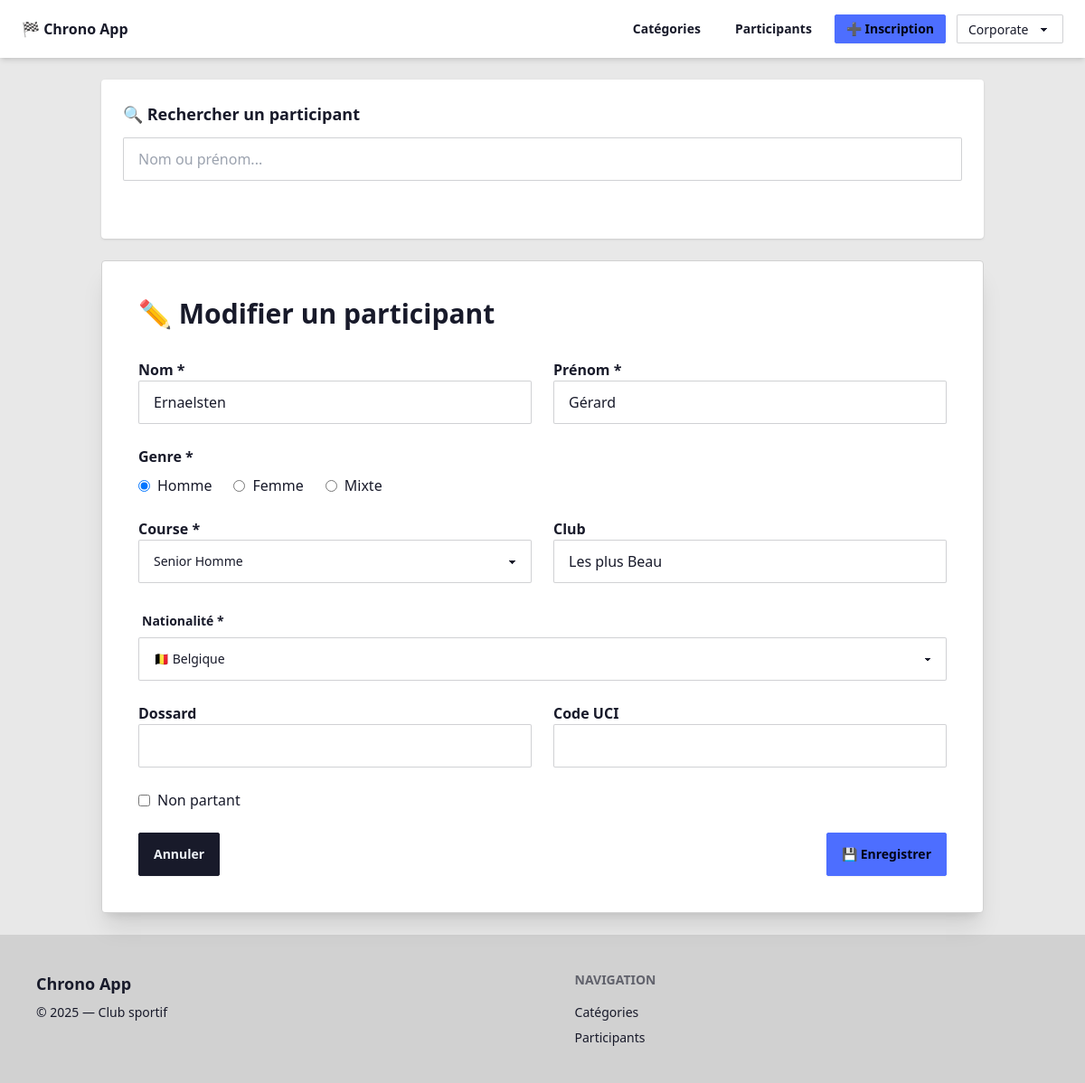
Page /participants/edit.php?id=7 on the committed database.
### tables this page shows
CREATE TABLE participants (
            id INTEGER PRIMARY KEY AUTOINCREMENT,
            nom TEXT NOT NULL,
            prenom TEXT NOT NULL,
            genre TEXT NOT NULL,
            date_naissance TEXT NULL,
            annee_naissance INTEGER NULL,
            categorie_id INTEGER NOT NULL,
            dossard INTEGER NULL UNIQUE,
            club TEXT NULL,
            nationalite TEXT NULL,
            uci TEXT NULL,
            non_partant INTEGER DEFAULT 0,
            FOREIGN KEY (categorie_id) REFERENCES categories(id) ON DELETE RESTRICT
        );

CREATE TABLE categories (
    id INTEGER PRIMARY KEY AUTOINCREMENT,
    cle TEXT NOT NULL UNIQUE,
    nom TEXT NOT NULL
);

### public/participants/edit.php (the view, shortened to what this page needs)
<?php
require_once __DIR__ . '/../../include/db.php';
require_once __DIR__ . '/../../include/header.php';
$id = (int) $_GET['id'];
$stmt = $db->prepare("SELECT * FROM participants WHERE id = ?");
$stmt->execute([$id]);
$participant = $stmt->fetch();
$cats = $db->query("SELECT id, nom FROM categories ORDER BY nom ASC")->fetchAll();
require_once __DIR__ . '/../../include/pays.php';
?>
<div id="participant-form">
    <div class="card bg-base-100 p-6 shadow mb-6">
        <h2 class="text-lg font-bold mb-3">🔍 Rechercher un participant</h2>
        <input
            type="text"
            name="q"
            placeholder="Nom ou prénom..."
            class="input input-bordered w-full"
            hx-get="search.php"
            hx-trigger="keyup changed delay:300ms"
            hx-target="#search-results"
            hx-indicator=".htmx-indicator"
        >
    </div>
    <div class="card bg-base-100 shadow-xl p-10 border border-base-300">
        <h1 class="text-3xl font-bold mb-8">✏ Modifier un participant</h1>
        <form action="edit.php?id=<?= $id ?>" method="POST" class="space-y-6">
            <div class="grid grid-cols-2 gap-6">
                <div>
                    <label class="font-semibold">Nom *</label>
                    <input name="nom" class="input input-bordered w-full"
                        value="<?= htmlspecialchars($participant['nom']) ?>" required>
                </div>
                <div>
                    <label class="font-semibold">Prénom *</label>
                    <input name="prenom" class="input input-bordered w-full"
                        value="<?= htmlspecialchars($participant['prenom']) ?>" required>
                </div>
            </div>
            <div>
                <label class="font-semibold block mb-2">Genre *</label>
                <div class="flex gap-6">
                    <?php
                    $genres = ["Homme", "Femme", "Mixte"];
                    foreach ($genres as $g): ?>
                        <label class="flex items-center gap-2">
                            <input type="radio" name="genre" value="<?= $g ?>"
                                <?= $participant['genre'] === $g ? 'checked' : '' ?> required>
                            <?= $g ?>
                        </label>
                    <?php endforeach; ?>
                </div>
            </div>
            <div class="grid grid-cols-2 gap-6">
                <div>
                    <label class="font-semibold">Course *</label>
                    <select name="categorie" class="select select-bordered w-full" required>
                        <?php foreach ($cats as $c): ?>
                            <option value="<?= $c['id'] ?>"
                                <?= $participant['categorie_id'] == $c['id'] ? 'selected' : '' ?>>
                                <?= htmlspecialchars($c['nom']) ?>
                            </option>
                        <?php endforeach; ?>
                    </select>
                </div>
                <div>
                    <label class="font-semibold">Club</label>
                    <input name="club" class="input input-bordered w-full"
                        value="<?= htmlspecialchars($participant['club']) ?>">
                </div>
            </div>
            <div class="form-control">
                <label class="label"><span class="label-text font-semibold">Nationalité *</span></label>
                <select name="nationalite" class="select select-bordered w-full">
                    <?php foreach ($countries as $code => $label): ?>
                        <option value="<?= $code ?>"
                            <?= ($participant['nationalite'] === $code) ? 'selected' : '' ?>>
                            <?= $label ?>
                        </option>
                    <?php endforeach; ?>
                </select>
            </div>
            <div class="grid grid-cols-2 gap-6">
                <div>
                    <label class="font-semibold">Dossard</label>
                    <input type="number" name="dossard"
                        class="input input-bordered w-full"
                        value="<?= htmlspecialchars($participant['dossard']) ?>">
                </div>
                <div>
                    <label class="font-semibold">Code UCI</label>
                    <input name="uci" class="input input-bordered w-full"
                        value="<?= htmlspecialchars($participant['uci']) ?>">
                </div>
            </div>
            <label class="flex items-center gap-2">
                <input type="checkbox" name="non_partant"
                    <?= $participant['non_partant'] ? 'checked' : '' ?>>
                Non partant
            </label>
            <div class="flex justify-between mt-6">
                <a href="list.php" class="btn btn-neutral">Annuler</a>
                <button class="btn btn-primary">💾 Enregistrer</button>
            </div>
        </form>
    </div>
</div>
<?php require_once __DIR__ . '/../../include/footer.php'; ?>

### rows in the picture
participants: nom "Ernaelsten", prenom "Gérard", genre "☑ Homme", genre "☐ Femme", genre "☐ Mixte", categorie "Senior Homme", club "Les plus Beau", nationalite "🇧🇪 Belgique"

### other values in the picture
$g "Homme"
$g "Femme"
$g "Mixte"
form field theme "Corporate"
